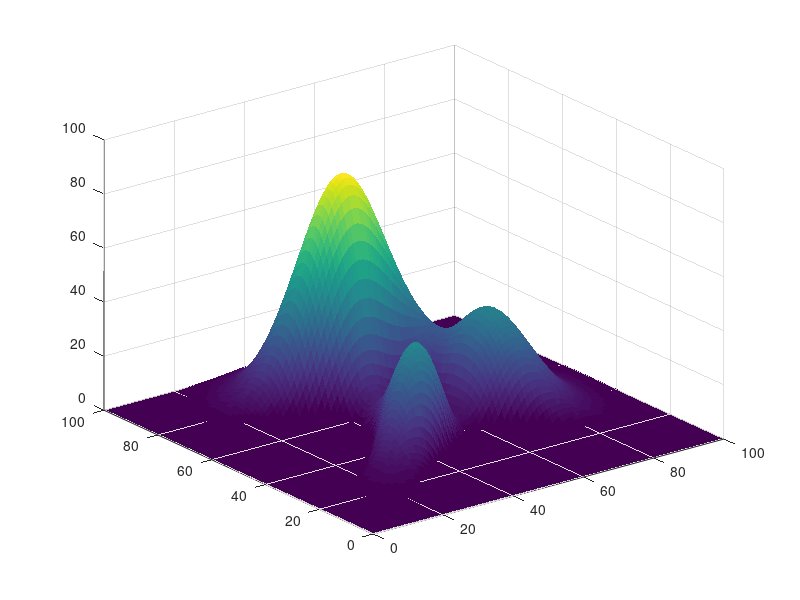

Reproduce this figure in MATLAB. (Note: this script raises an error after producing the figure.)
% MATLAB 코드
% x-y 축 범위 설정
x = 0:1:100;
y = 0:1:100;

% 임의 지형 생성 (surf와 peak 함수를 사용)
[X, Y] = meshgrid(x, y);
Z = 10 * peaks(101);  % 고도 데이터
Z(Z < 0) = 0;        % 음수 값 제거

% 특정 점 설정 (관측점)
obs_x = 50;  % x 좌표
obs_y = 50;  % y 좌표
obs_z = 20; % 고도

% 시각화를 위한 figure 초기화
figure;
surf(X, Y, Z, 'EdgeColor', 'none');
hold on;
colormap('parula');

% 특정 점 시각화
plot3(obs_x, obs_y, obs_z, 'ro', 'MarkerSize', 10, 'LineWidth', 2);

% 각 셀에 대해 선 (LOS 벡터) 생성 및 차단 확인
for i = 1:size(X, 1)
    for j = 1:size(X, 2)
        % 현재 셀 좌표
        cell_x = X(i, j);
        cell_y = Y(i, j);
        cell_z = Z(i, j);

        % 관측점과 현재 셀 간의 LOS 벡터 계산
        vec_x = linspace(obs_x, cell_x, 100);
        vec_y = linspace(obs_y, cell_y, 100);
        vec_z = linspace(obs_z, cell_z, 100);

        % LOS 벡터가 지형에 의해 차단되었는지 확인
        is_blocked = false;
        for k = 1:length(vec_x)
            % 각 LOS 지점의 x, y, z 값
            px = vec_x(k);
            py = vec_y(k);
            pz = vec_z(k);

            % 지형 고도 (Z 데이터)와 비교
            if interp2(X, Y, Z, px, py) > pz
                is_blocked = true;
                break;
            end
        end

        % 차단되지 않은 경우에만 선을 그림
        if ~is_blocked
            plot3([obs_x, cell_x], [obs_y, cell_y], [obs_z, cell_z], 'b');
        end
    end
end

% 시각화 옵션
xlabel('X-axis'); ylabel('Y-axis'); zlabel('Elevation');
title('Line of Sight (LOS) with Terrain Blocking');
grid on;
hold off;


% % 임의 지형 데이터를 생성하고 DTED 데이터를 대신하여 사용
% 
% % 1. 임의 지형 데이터 생성
% x = linspace(-100, 100, 100); % X축 범위 및 분할
% y = linspace(-100, 100, 100); % Y축 범위 및 분할
% [X, Y] = meshgrid(x, y);
% Z = 100 * exp(-0.1 * (X.^2 + Y.^2)) + 10 * sin(0.5 * X) .* cos(0.5 * Y); % 고도 데이터 생성
% 
% % 생성한 데이터를 구조체로 저장
% map.x = X;
% map.y = Y;
% map.z = Z;
% 
% % 2. 격자 생성 (dx와 dy를 설정하여 일정 간격으로 분할)
% latlim = [-100, 100]; % 가상의 위도 범위
% lonlim = [-100, 100]; % 가상의 경도 범위
% 
% % dx와 dy 설정 (예: 1 단위 간격)
% dx = 1;
% dy = 1;
% 
% [lonGrid, latGrid] = meshgrid(linspace(lonlim(1), lonlim(2), size(Z, 2)), ...
%                               linspace(latlim(1), lonlim(2), size(Z, 1)));
% 
% % 3. 특정 점 기준 설정 (예: 중앙점 사용)
% center_lat = -5;
% center_lon = -5;
% center_height = 20;
% 
% % 4. LOS 벡터 계산 및 시각화
% figure;
% surf(map.x, map.y, map.z, 'EdgeColor', 'none');
% colormap(parula); % terrain 대신 parula로 대체
% shading interp;
% hold on;
% 
% % LOS 벡터 그리기
% for i = 1:10:size(Z, 1) % 간격 조정 가능
%     for j = 1:10:size(Z, 2) % 간격 조정 가능
%         % 현재 셀의 좌표
%         target_lat = latGrid(i, j);
%         target_lon = lonGrid(i, j);
%         target_height = Z(i, j);
% 
%         % LOS 경로 중간 체크 (차단 여부 확인)
%         los_blocked = false;
%         num_points = 1000; % 경로를 따라 확인할 점의 개수
%         for t = linspace(0, 1, num_points)
%             intermediate_lat = center_lat + t * (target_lat - center_lat);
%             intermediate_lon = center_lon + t * (target_lon - center_lon);
%             intermediate_height = center_height + t * (target_height - center_height);
% 
%         % interp2에 외삽 옵션 추가
%         actual_height = interp2(lonGrid, latGrid, Z, intermediate_lon, intermediate_lat, 'linear', NaN);
% 
%         % NaN 값 필터링
%         if isnan(actual_height)
%             continue; % 현재 경로 점을 건너뜀
%         end
% 
%         % 현재 경로에서의 예상 고도와 실제 고도를 비교
%         if actual_height > intermediate_height
%             los_blocked = true;
%             break;
%         end
%         end
% 
% % 차단되지 않은 경우에만 선을 그리기
% if ~los_blocked
%     line([center_lon, target_lon], [center_lat, target_lat], ...
%          [center_height, target_height], 'Color', 'r');
% end
%     end
% end
% 
% % 5. 축 설정 및 보기 조정
% xlabel('Longitude');
% ylabel('Latitude');
% zlabel('Height (m)');
% grid on;
% axis tight;
% title('임의 지형 데이터와 LOS 벡터 시각화');
% hold off;

